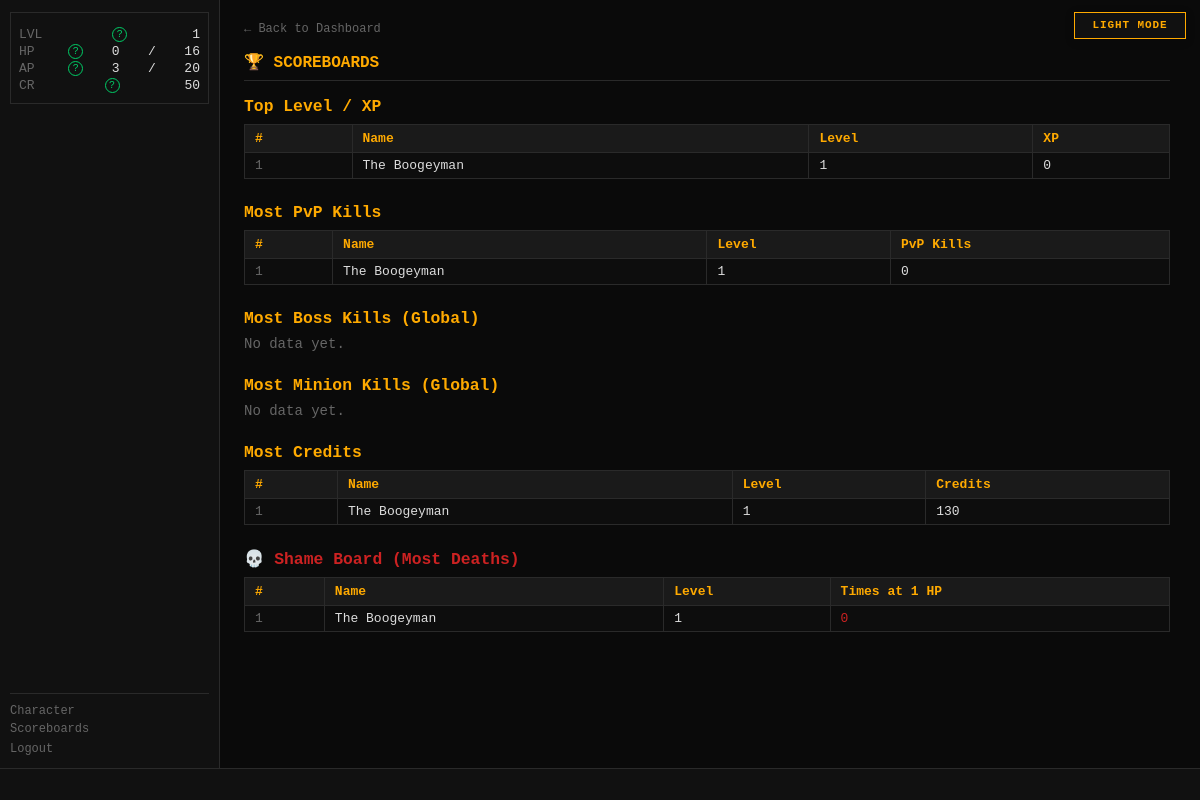
The app's page /scoreboards (signed in), older data.
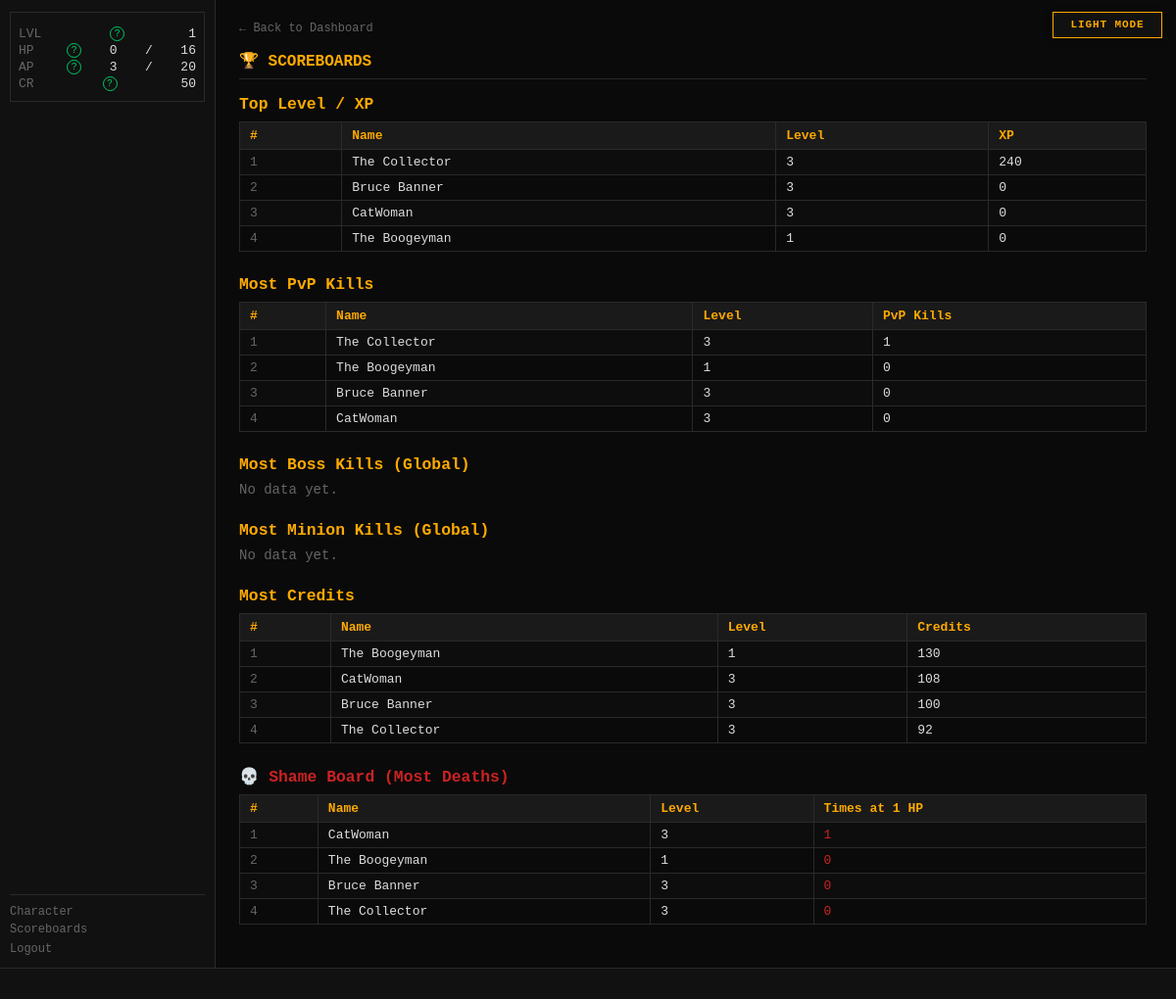
The same page, newer data.
### tables this page shows
CREATE TABLE players (
    id                  INTEGER PRIMARY KEY AUTOINCREMENT,
    username            TEXT    UNIQUE NOT NULL,
    password_hash       TEXT    NOT NULL,
    email               TEXT    UNIQUE NOT NULL,
    character_name      TEXT    NOT NULL,
    sex                 TEXT    NOT NULL,
    class_id            INTEGER REFERENCES classes(id),
    str_stat            INTEGER NOT NULL DEFAULT 1,
    end_stat            INTEGER NOT NULL DEFAULT 1,
    agi_stat            INTEGER NOT NULL DEFAULT 1,
    lck_stat            INTEGER NOT NULL DEFAULT 1,
    per_stat            INTEGER NOT NULL DEFAULT 1,
    level               INTEGER NOT NULL DEFAULT 1,
    xp                  INTEGER NOT NULL DEFAULT 0,
    current_hp          INTEGER NOT NULL,
    current_ap          INTEGER NOT NULL,
    credits             INTEGER NOT NULL DEFAULT 25,
    equipped_weapon_id  INTEGER REFERENCES inventory_items(id),
    equipped_armor_id   INTEGER REFERENCES inventory_items(id),
    equipped_special_id INTEGER REFERENCES inventory_items(id),
    in_combat           INTEGER NOT NULL DEFAULT 0,
    pending_levelup     INTEGER NOT NULL DEFAULT 0,
    combat_preference   TEXT    NOT NULL DEFAULT "Balanced",
    is_banned           INTEGER NOT NULL DEFAULT 0,
    last_login_at       TEXT,
    created_at          TEXT    NOT NULL DEFAULT (datetime('now'))
, retired_at TEXT);

CREATE TABLE player_stats (
    player_id            INTEGER PRIMARY KEY REFERENCES players(id),
    pvp_kills            INTEGER NOT NULL DEFAULT 0,
    times_reduced_to_1hp INTEGER NOT NULL DEFAULT 0,
    updated_at           TEXT    NOT NULL DEFAULT (datetime('now'))
);

### routes/scoreboards.py (the view)
@bp.route("/scoreboards")
def index():
    settings      = get_all_settings()
    inactive_days = settings.get("INACTIVE_DAYS_THRESHOLD", cfg.INACTIVE_DAYS_THRESHOLD)
    cutoff_expr   = f"datetime('now', '-{inactive_days} days')"
    top_level      = _top_level_xp(cutoff_expr)
    top_pvp_kills  = _top_pvp_kills(cutoff_expr)
    top_boss_global= _top_boss_kills_global(cutoff_expr)
    top_boss_each  = _top_boss_kills_per_boss(cutoff_expr)
    top_minion_gl  = _top_minion_kills_global(cutoff_expr)
    top_minion_each= _top_minion_kills_per_minion(cutoff_expr)
    top_credits    = _top_credits(cutoff_expr)
    shame_board    = _shame_board(cutoff_expr)
    return render_template(
        "scoreboards/scoreboards.html",
        top_level=top_level,
        top_pvp_kills=top_pvp_kills,
        top_boss_global=top_boss_global,
        top_boss_each=top_boss_each,
        top_minion_global=top_minion_gl,
        top_minion_each=top_minion_each,
        top_credits=top_credits,
        shame_board=shame_board,
    )

### app.py (called while the page is built)
def _context_processor() -> dict:
    player = g.get("player")
    if not player:
        return {}
    return {"player": player, "settings": get_all_settings()}

def _check_auth():
    if request.endpoint in _AUTH_EXEMPT:
        return None
    if not session.get("player_id"):
        return redirect(url_for("auth.login"))
    return None

def _load_player():
    player_id = session.get("player_id")
    if not player_id:
        return None
    player = get_player(player_id)
    if player is None:
        session.clear()
        return redirect(url_for("auth.login"))
    g.player = player
    return None

def _check_levelup():
    if request.endpoint in _LEVELUP_EXEMPT:
        return None
    player = g.get("player")
    if player and player.get("pending_levelup") and not player.get("in_combat"):
        return redirect(url_for("auth.levelup"))
    return None

def _set_blackout_flag():
    settings = get_all_settings()
    blackout_mins = settings.get("MIDNIGHT_BLACKOUT_MINUTES", cfg.MIDNIGHT_BLACKOUT_MINUTES)
    now = datetime.now(timezone.utc)
    minutes_to_midnight = (24 * 60) - (now.hour * 60 + now.minute)
    g.blackout = (minutes_to_midnight <= blackout_mins)

### database.py (called while the page is built)
def get_db() -> sqlite3.Connection:
    if 'db' not in g:
        g.db = sqlite3.connect(
            cfg.DB_PATH,
            detect_types=sqlite3.PARSE_DECLTYPES,
            timeout=10,
        )
        g.db.row_factory = dict_factory
        g.db.execute("PRAGMA foreign_keys = ON")
        g.db.execute("PRAGMA journal_mode = WAL")
    return g.db

def dict_factory(cursor: sqlite3.Cursor, row: tuple) -> dict:
    return {col[0]: val for col, val in zip(cursor.description, row)}

def execute(sql: str, params: tuple = ()) -> list[dict]:
    return get_db().execute(sql, params).fetchall()

def execute_one(sql: str, params: tuple = ()) -> dict | None:
    return get_db().execute(sql, params).fetchone()

### routes/scoreboards.py (called while the page is built)
def _top_level_xp(cutoff_expr: str, limit: int = 20) -> list:
    return execute(
        f"""SELECT character_name, level, xp, class_id
            FROM players
            WHERE is_banned = 0
              AND (last_login_at IS NULL OR last_login_at >= {cutoff_expr})
            ORDER BY level DESC, xp DESC
            LIMIT ?""",
        (limit,)
    )

### templates/scoreboards/scoreboards.html (shortened to what this page needs)
{% extends "base.html" %}
{% block content %}
<div id="page-content">
    <a href="{{ url_for('dashboard.index') }}" class="back-link">← Back to Dashboard</a>
    <h2 class="page-title">🏆 SCOREBOARDS</h2>
    <h3 style="color:var(--amber);margin-bottom:8px;">Top Level / XP</h3>
    {% if top_level %}
    <table style="margin-bottom:24px;">
        <tr><th>#</th><th>Name</th><th>Level</th><th>XP</th></tr>
        {% for p in top_level %}
        <tr>
            <td style="color:var(--grey)">{{ loop.index }}</td>
            <td>{{ p.character_name }}</td>
            <td>{{ p.level }}</td>
            <td>{{ p.xp }}</td>
        </tr>
        {% endfor %}
    </table>
    {% else %}
    <p style="color:var(--grey);margin-bottom:24px;">No data yet.</p>
    {% endif %}
    <h3 style="color:var(--amber);margin-bottom:8px;">Most PvP Kills</h3>
    {% if top_pvp_kills %}
    <table style="margin-bottom:24px;">
        <tr><th>#</th><th>Name</th><th>Level</th><th>PvP Kills</th></tr>
        {% for p in top_pvp_kills %}
        <tr>
            <td style="color:var(--grey)">{{ loop.index }}</td>
            <td>{{ p.character_name }}</td>
            <td>{{ p.level }}</td>
            <td>{{ p.pvp_kills }}</td>
        </tr>
        {% endfor %}
    </table>
    {% else %}
    <p style="color:var(--grey);margin-bottom:24px;">No data yet.</p>
    {% endif %}
    <h3 style="color:var(--amber);margin-bottom:8px;">Most Boss Kills (Global)</h3>
    {% if top_boss_global %}
    <table style="margin-bottom:24px;">
        <tr><th>#</th><th>Name</th><th>Level</th><th>Total Boss Kills</th></tr>
        {% for p in top_boss_global %}
        <tr>
            <td style="color:var(--grey)">{{ loop.index }}</td>
            <td>{{ p.character_name }}</td>
            <td>{{ p.level }}</td>
            <td>{{ p.total_kills }}</td>
        </tr>
        {% endfor %}
    </table>
    {% else %}
    <p style="color:var(--grey);margin-bottom:24px;">No data yet.</p>
    {% endif %}
    <h3 style="color:var(--amber);margin-bottom:8px;">Most Minion Kills (Global)</h3>
    {% if top_minion_global %}
    <table style="margin-bottom:24px;">
        <tr><th>#</th><th>Name</th><th>Level</th><th>Total Minion Kills</th></tr>
        {% for p in top_minion_global %}
        <tr>
            <td style="color:var(--grey)">{{ loop.index }}</td>
            <td>{{ p.character_name }}</td>
            <td>{{ p.level }}</td>
            <td>{{ p.total_kills }}</td>
        </tr>
        {% endfor %}
    </table>
    {% else %}
    <p style="color:var(--grey);margin-bottom:24px;">No data yet.</p>
    {% endif %}
    <h3 style="color:var(--amber);margin-bottom:8px;">Most Credits</h3>
    {% if top_credits %}
    <table style="margin-bottom:24px;">
        <tr><th>#</th><th>Name</th><th>Level</th><th>Credits</th></tr>
        {% for p in top_credits %}
        <tr>
            <td style="color:var(--grey)">{{ loop.index }}</td>
            <td>{{ p.character_name }}</td>
            <td>{{ p.level }}</td>
            <td>{{ p.credits }}</td>
        </tr>
        {% endfor %}
    </table>
    {% else %}
    <p style="color:var(--grey);margin-bottom:24px;">No data yet.</p>
    {% endif %}
    <h3 style="color:var(--red);margin-bottom:8px;">💀 Shame Board (Most Deaths)</h3>
    {% if shame_board %}
    <table style="margin-bottom:24px;">
        <tr><th>#</th><th>Name</th><th>Level</th><th>Times at 1 HP</th></tr>
        {% for p in shame_board %}
        <tr>
            <td style="color:var(--grey)">{{ loop.index }}</td>
            <td>{{ p.character_name }}</td>
            <td>{{ p.level }}</td>
            <td style="color:var(--red)">{{ p.times_reduced_to_1hp }}</td>
        </tr>
        {% endfor %}
    </table>
    {% else %}
    <p style="color:var(--grey);margin-bottom:24px;">No data yet.</p>
    {% endif %}
</div>
{% endblock %}

### templates/base.html (shortened to what this page needs)
<!DOCTYPE html>
<html lang="en">
<head>
<link rel="stylesheet" href="{{ url_for('static', filename='style.css') }}">
</head>
<body class="{{ 'authenticated' if player else 'auth-page' }} {% block body_class %}{% endblock %}">
<button id="theme-toggle" type="button" aria-label="Switch color theme" aria-pressed="false">
</button>
{% if player %}
<div id="left-col">
    <div id="status-block">
        <div class="status-line">
            <span class="label">LVL</span>
            <span id="status-level">{{ player.level }}</span>
        </div>
        <div class="status-line">
            <span class="label">HP</span>
            <span id="status-hp">{{ player.current_hp }}</span>/<span id="status-maxhp">{{ player.max_hp }}</span>
        </div>
        <div class="status-line">
            <span class="label">AP</span>
            <span id="status-ap">{{ player.current_ap }}</span>/<span id="status-maxap">{{ player.max_ap }}</span>
        </div>
        <div class="status-line">
            <span class="label">CR</span>
            <span id="status-credits">{{ player.credits }}</span>
        </div>
    </div>
    <nav id="left-nav">
        <a href="{{ url_for('character.index') }}">Character</a>
        <a href="{{ url_for('scoreboards.index') }}">Scoreboards</a>
        <form action="{{ url_for('auth.logout') }}" method="POST" style="margin:0">
            <button type="submit" class="nav-link-btn">Logout</button>
        </form>
    </nav>
</div>
{% endif %}
<div id="main">
    {% block content %}{% endblock %}
</div>
{% if player %}
<div id="ticker-wrap">
    <div id="ticker">
    </div>
</div>
{% endif %}
</body>
</html>

### static/style.css (style rules this page uses)
:root { --bg: #0a0a0a; --bg-panel: #111111; --bg-input: #1a1a1a; --border: #2a2a2a; --green: #00cc66; --red: #cc2222; --amber: #ffaa00; --blue: #4499ff; --grey: #666666; --white: #dddddd; --dim: #444444; --font: 'Courier New', Courier, monospace; --left-width: 220px; --ticker-h: 32px; }
*, *::before, *::after { box-sizing: border-box; margin: 0; padding: 0; }
html, body { height: 100%; background: var(--bg); color: var(--white); font-family: var(--font); font-size: 14px; overflow: hidden; }
a { color: var(--blue); text-decoration: none; }
#theme-toggle { position: fixed; top: 12px; right: 14px; z-index: 1000; min-width: 112px; padding: 7px 10px; border: 1px solid var(--amber); background: var(--bg-panel); color: var(--amber); font: bold 11px/1 var(--font); letter-spacing: 0.08em; cursor: pointer; box-shadow: 0 2px 10px rgba(0, 0, 0, 0.18); }
#left-col { position: fixed; top: 0; left: 0; width: var(--left-width); height: calc(100vh - var(--ticker-h)); background: var(--bg-panel); border-right: 1px solid var(--border); display: flex; flex-direction: column; padding: 12px 10px; overflow-y: auto; z-index: 10; }
#main { margin-left: var(--left-width); height: calc(100vh - var(--ticker-h)); overflow-y: auto; overflow-x: hidden; scrollbar-gutter: stable; display: flex; flex-direction: column; }
#status-block { border: 1px solid var(--border); padding: 8px; margin-bottom: 14px; }
.status-line { display: flex; justify-content: space-between; margin: 2px 0; font-size: 13px; }
.status-line .label { color: var(--grey); }
#left-nav { margin-top: auto; display: flex; flex-direction: column; gap: 4px; border-top: 1px solid var(--border); padding-top: 10px; }
#left-nav a, .nav-link-btn { color: var(--grey); font-size: 12px; font-family: var(--font); background: none; border: none; cursor: pointer; text-align: left; padding: 0; }
#ticker-wrap { position: fixed; bottom: 0; left: 0; right: 0; height: var(--ticker-h); background: var(--bg-panel); border-top: 1px solid var(--border); overflow: hidden; z-index: 20; display: flex; align-items: center; }
#ticker { white-space: nowrap; color: var(--dim); font-size: 12px; padding-left: 100%; animation: ticker-scroll 60s linear infinite; }
#page-content { padding: 20px 24px; overflow-y: auto; height: 100%; }
.page-title { color: var(--amber); font-size: 16px; margin-bottom: 16px; border-bottom: 1px solid var(--border); padding-bottom: 8px; }
.back-link { color: var(--grey); font-size: 12px; display: inline-block; margin-bottom: 16px; }
table { width: 100%; border-collapse: collapse; font-size: 13px; margin-bottom: 16px; }
th { background: var(--bg-input); color: var(--amber); padding: 6px 10px; text-align: left; border: 1px solid var(--border); }
td { padding: 5px 10px; border: 1px solid var(--border); color: var(--white); vertical-align: middle; }
tr:nth-child(even) td { background: #0d0d0d; }

Row changes from the older to the newer data that the page shows:
added players: character_name "The Collector", level "3", xp "240", credits "92"
added players: character_name "Bruce Banner", level "3", xp "0", credits "100"
added players: character_name "CatWoman", level "3", xp "0", credits "108"
added player_stats: character_name "The Collector", level "3", pvp_kills "1", times_reduced_to_1hp "0"
added player_stats: character_name "Bruce Banner", level "3", pvp_kills "0", times_reduced_to_1hp "0"
added player_stats: character_name "CatWoman", level "3", pvp_kills "0", times_reduced_to_1hp "1"
